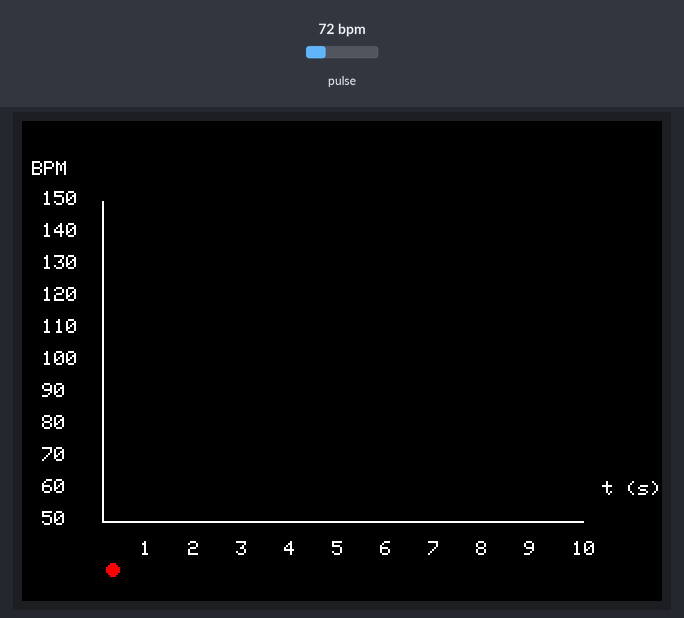
Bench run of a sketch on a simulated ESP32. Parts: 320×240 colour display. The inputs (shaded band) are chosen by the test bench; at power-on: pulse 72 bpm. What the sketch prints to the serial monitor is not drawn.

Above: at 11.5 s.
11.6 s: pulse set to 130 bpm
At 14.5 s:
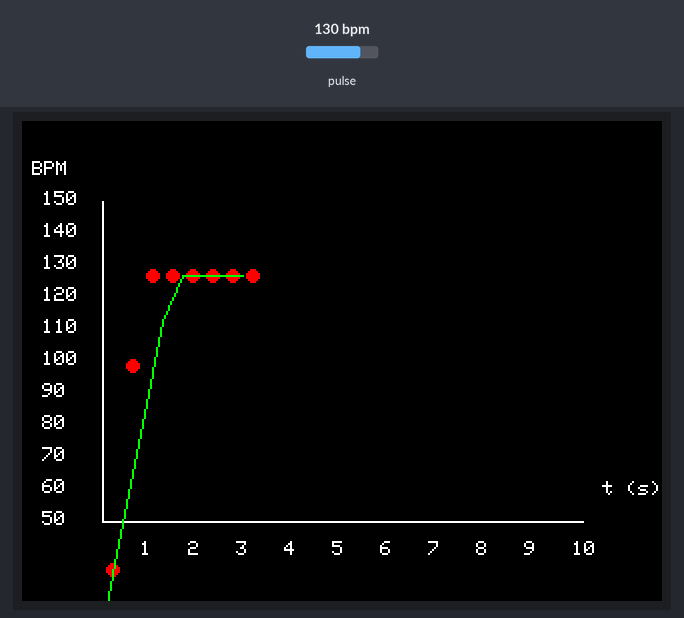
14.6 s: pulse set to 42 bpm
At 17.5 s:
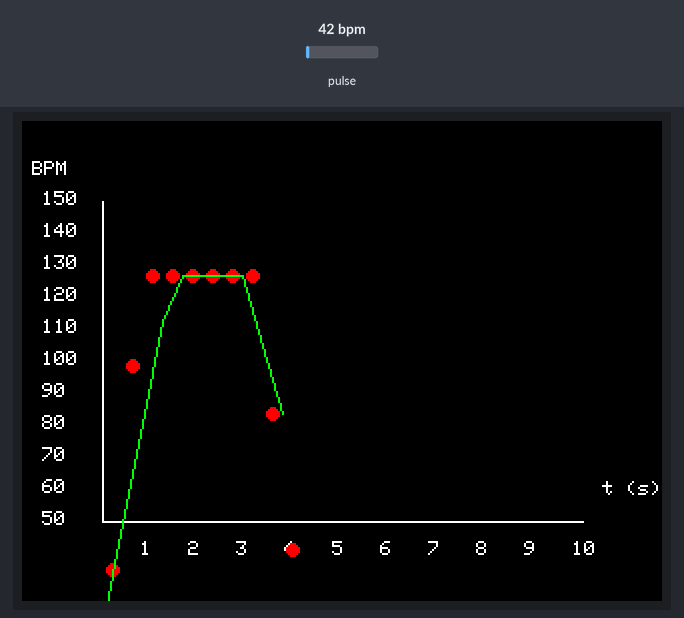
17.6 s: pulse set to 100 bpm
At 26.8 s:
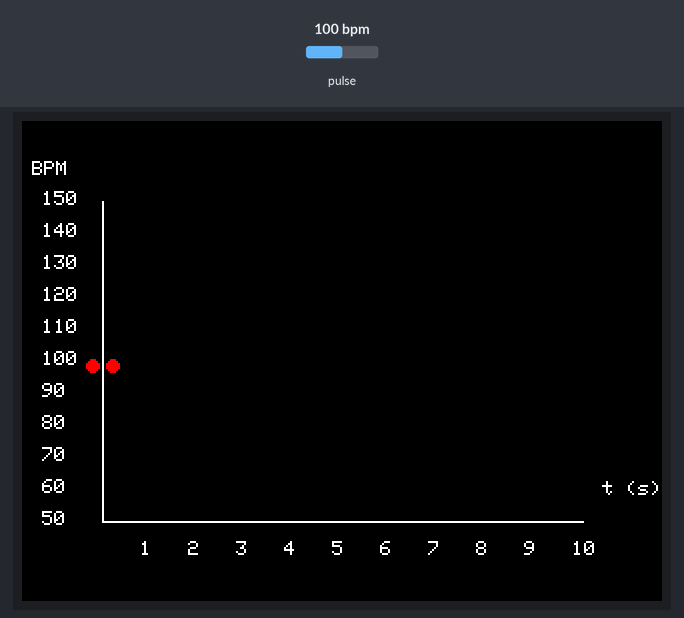
Timing chart, 0 to 28.3 s (numbered marks = the images above; inputs shaded):
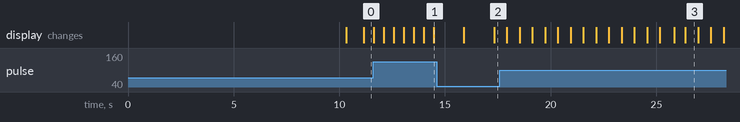

The sketch:

Working_HeartBeat_plotter_on_TFT_without_rawvalues.ino
```cpp
#include <Wire.h>
#include "MAX30105.h"
#include <TFT_eSPI.h>
#include "heartRate.h"

MAX30105 particleSensor;
TFT_eSPI tft = TFT_eSPI();

const byte RATE_SIZE = 4; // Size of [rate] array
byte rates[RATE_SIZE];    // Array of heart rates
byte rateSpot = 0;        // Index for storing heart beat readings
long lastBeat = 0;        // Time at which the last beat occurred

float beatsPerMinute = 0; // Initialize BPM to zero
int beatAvg = 0;          // Initialize average BPM
int lastTwoBeatsAvg = 0;  // Moving average of the last two beats

// Graph area and parameters
int graphWidth = 240;     // Width of the graph
int graphHeight = 160;    // Height of the graph
int graphX = 40;          // X position of the graph
int graphY = 40;          // Y position of the graph
int lastY;                // Last Y position to draw a smooth line
int currentX = graphX;    // Current X position for plotting
unsigned long lastUpdate = 0; // Timestamp for the last update

void setup() {
  Serial.begin(115200);
  Serial.println("Initializing...");

  // Initialize sensor
  Wire.begin(8, 9);
  if (!particleSensor.begin(Wire, I2C_SPEED_FAST)) { // Use default I2C port, 400kHz speed
    Serial.println("MAX30105 was not found. Please check wiring/power.");
    while (1);
  }

  Serial.println("Place your index finger on the sensor with steady pressure.");
  particleSensor.setup(); // Configure sensor with default settings
  particleSensor.setPulseAmplitudeRed(0x0A); // Turn Red LED to low to indicate sensor is running
  particleSensor.setPulseAmplitudeGreen(0);  // Turn off Green LED

  tft.init();
  tft.setRotation(1);           // Rotate the screen to landscape mode
  tft.fillScreen(TFT_BLACK);    // Fill screen with black color
  tft.setTextColor(TFT_WHITE, TFT_BLACK); // Set text color and background

  // Display "Initializing..." for 10 seconds
  tft.setCursor(50, 120); // Center text on screen
  tft.setTextSize(2);
  tft.print("Initializing...");
  delay(10000);

  // Clear screen and draw graph axes
  lastY = graphY + graphHeight / 2; // Start in the middle
  drawGraphAxes();
}

void loop() {
  long irValue = particleSensor.getIR();

  if (checkForBeat(irValue) == true) {
    // We sensed a beat!
    long delta = millis() - lastBeat;
    lastBeat = millis();

    beatsPerMinute = 60 / (delta / 1000.0);

    // Check if BPM is within a realistic range
    if (beatsPerMinute < 255 && beatsPerMinute > 20 && delta > 300) {
      rates[rateSpot++] = (byte)beatsPerMinute; // Store this reading in the array
      rateSpot %= RATE_SIZE; // Wrap variable

      // Take average of readings
      beatAvg = 0;
      for (byte x = 0; x < RATE_SIZE; x++) {
        beatAvg += rates[x];
      }
      beatAvg /= RATE_SIZE;

      // Calculate moving average of the last two BPM values
      lastTwoBeatsAvg = (rates[(rateSpot - 1 + RATE_SIZE) % RATE_SIZE] + rates[(rateSpot - 2 + RATE_SIZE) % RATE_SIZE]) / 2;

      // Serial output
      Serial.print("BPM = ");
      Serial.println(beatAvg);
      Serial.print("Moving Avg of Last 2 Beats = ");
      Serial.println(lastTwoBeatsAvg);

      // Map heartbeat average to the graph height
      int mappedY = map(beatAvg, 50, 150, graphY + graphHeight, graphY); // Map BPM to Y-axis

      // Plot the heartbeat data on the TFT screen
      plotHeartbeatData(mappedY);

      // Plot moving average on the graph
      plotMovingAvg(lastTwoBeatsAvg);
    }
  }
}

// Draw the graph axes (X-axis and Y-axis) with labels
void drawGraphAxes() {
  tft.fillScreen(TFT_BLACK); // Clear the entire screen

  // Draw axes
  tft.drawLine(graphX, graphY + graphHeight, graphX + graphWidth, graphY + graphHeight, TFT_WHITE); // X-axis
  tft.drawLine(graphX, graphY, graphX, graphY + graphHeight, TFT_WHITE); // Y-axis

  // Draw axis labels
  tft.setTextSize(1);
  tft.setCursor(graphX + graphWidth + 10, graphY + graphHeight - 20);
  tft.print("t (s)"); // Label for time on the X-axis
  tft.setCursor(graphX - 35, graphY - 20);
  tft.print("BPM"); // Label for Y-axis

  // Draw X-axis labels (time)
  for (int i = 1; i <= 10; i++) {
    int xLabelPos = graphX + (i * (graphWidth / 10)); // Calculate position
    tft.setCursor(xLabelPos - 5, graphY + graphHeight + 10); // Adjust for alignment
    tft.print(i); // Print time in seconds
  }

  // Draw Y-axis labels (BPM)
  for (int i = 50; i <= 150; i += 10) {
    int yLabelPos = graphY + graphHeight - map(i, 50, 150, 0, graphHeight);
    tft.setCursor(graphX - 30, yLabelPos - 5);
    tft.print(i); // Print BPM values from 50 to 150
  }
}

// Plot heartbeat data on the graph
void plotHeartbeatData(int newY) {
  // Draw a line to the new point from the last point
  if (currentX > graphX) { // Only draw if it's not the first point
    tft.drawLine(currentX - 10, lastY, currentX, newY, TFT_GREEN); // Draw line between the last point and the new point
  }

  // Update the last point coordinates
  lastY = newY; // Update lastY to the current newY without resetting to zero

  // Increment currentX for the next data point
  currentX += 10; // Increment by 10 pixels for each data point

  // Reset if the graph is full
  if (currentX >= graphX + graphWidth) {
    currentX = graphX; // Reset to the start
    drawGraphAxes(); // Redraw axes and clear screen
  }
}

// Plot the moving average of the last two beats on the graph
void plotMovingAvg(int movingAvg) {
  int mappedY = map(movingAvg, 50, 150, graphY + graphHeight, graphY); // Map moving average to Y-axis
  tft.fillCircle(currentX - 5, mappedY, 3, TFT_RED); // Plot the moving average as a red dot
}
```
